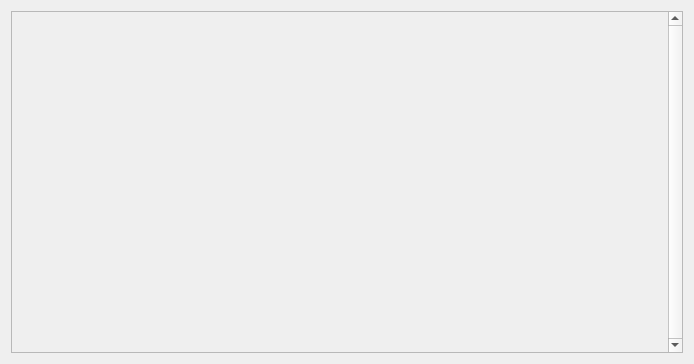
<?xml version="1.0" encoding="UTF-8"?>
<ui version="4.0">
 <class>ScrollAreaWithVertLayout</class>
 <widget class="QWidget" name="ScrollAreaWithVertLayout">
  <property name="geometry">
   <rect>
    <x>0</x>
    <y>0</y>
    <width>694</width>
    <height>364</height>
   </rect>
  </property>
  <property name="sizePolicy">
   <sizepolicy hsizetype="Expanding" vsizetype="Expanding">
    <horstretch>1</horstretch>
    <verstretch>1</verstretch>
   </sizepolicy>
  </property>
  <property name="windowTitle">
   <string>Form</string>
  </property>
  <layout class="QVBoxLayout" name="verticalLayout_2">
   <item>
    <layout class="QVBoxLayout" name="verticalLayout">
     <item>
      <widget class="QScrollArea" name="scrollArea">
       <property name="verticalScrollBarPolicy">
        <enum>Qt::ScrollBarAlwaysOn</enum>
       </property>
       <property name="widgetResizable">
        <bool>true</bool>
       </property>
       <widget class="QWidget" name="scrollAreaWidgetContents">
        <property name="geometry">
         <rect>
          <x>0</x>
          <y>0</y>
          <width>658</width>
          <height>342</height>
         </rect>
        </property>
        <property name="sizePolicy">
         <sizepolicy hsizetype="Expanding" vsizetype="Expanding">
          <horstretch>1</horstretch>
          <verstretch>1</verstretch>
         </sizepolicy>
        </property>
        <layout class="QVBoxLayout" name="verticalLayout_3">
         <item>
          <widget class="QWidget" name="widget" native="true">
           <layout class="QVBoxLayout" name="verticalLayout_5">
            <item>
             <layout class="QVBoxLayout" name="verticalLayout_Content"/>
            </item>
           </layout>
          </widget>
         </item>
        </layout>
       </widget>
      </widget>
     </item>
    </layout>
   </item>
  </layout>
 </widget>
 <resources/>
 <connections/>
</ui>
